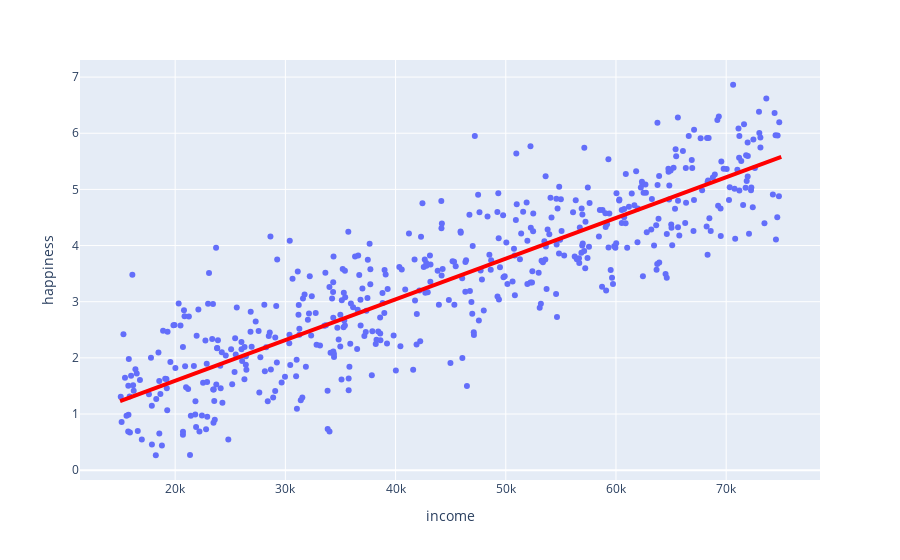

Write notebook code for a chart like this one.
### Code cell
# Graphs the data and the line on plotly
fig = px.scatter(data, x="income", y="happiness")
fig.add_shape(type='line', xref="x", yref="y",
    x0 = x_0, y0 = y_0, x1 = x_1, y1 = y_1,
    line = dict(
        color = "red",
        width = 4,
    )   
)
fig.show()

### Figure 1 — Plotly figure (JSON) as saved in the notebook; plotly's stock layout.template omitted (floating-point values rounded to 4 significant figures; data arrays with more than 128 entries replaced by an {"elided": "..."} marker saying what was removed)
{"data": [{"hovertemplate": "income=%{x}<br>happiness=%{y}<extra></extra>", "legendgroup": "", "marker": {"color": "#636efa", "symbol": "circle"}, "mode": "markers", "name": "", "orientation": "v", "showlegend": false, "type": "scatter", "x": {"elided": "498 float values"}, "xaxis": "x", "y": {"elided": "498 float values"}, "yaxis": "y"}], "layout": {"legend": {"tracegroupgap": 0}, "margin": {"t": 60}, "shapes": [{"line": {"color": "red", "width": 4}, "type": "line", "x0": 15000, "x1": 75000, "xref": "x", "y0": 1.229, "y1": 5.577, "yref": "y"}], "xaxis": {"anchor": "y", "domain": [0, 1], "title": {"text": "income"}}, "yaxis": {"anchor": "x", "domain": [0, 1], "title": {"text": "happiness"}}}}
